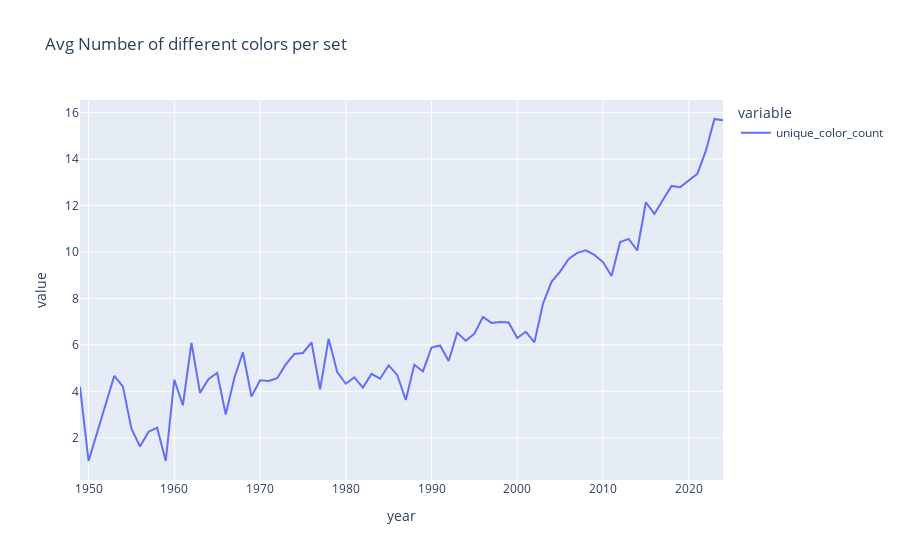

Here is the notebook cell this chart was saved with:
### Code cell
diff_colors_per_year.plot(title = 'Avg Number of different colors per set')

### Figure 1 — Plotly figure (JSON) as saved in the notebook; plotly's stock layout.template omitted (floating-point values rounded to 4 significant figures)
{"data": [{"hovertemplate": "variable=unique_color_count<br>year=%{x}<br>value=%{y}<extra></extra>", "legendgroup": "unique_color_count", "line": {"color": "#636efa", "dash": "solid"}, "marker": {"symbol": "circle"}, "mode": "lines", "name": "unique_color_count", "orientation": "v", "showlegend": true, "type": "scatter", "x": [1949, 1950, 1953, 1954, 1955, 1956, 1957, 1958, 1959, 1960, 1961, 1962, 1963, 1964, 1965, 1966, 1967, 1968, 1969, 1970, 1971, 1972, 1973, 1974, 1975, 1976, 1977, 1978, 1979, 1980, 1981, 1982, 1983, 1984, 1985, 1986, 1987, 1988, 1989, 1990, 1991, 1992, 1993, 1994, 1995, 1996, 1997, 1998, 1999, 2000, 2001, 2002, 2003, 2004, 2005, 2006, 2007, 2008, 2009, 2010, 2011, 2012, 2013, 2014, 2015, 2016, 2017, 2018, 2019, 2020, 2021, 2022, 2023, 2024], "xaxis": "x", "y": [4.2, 1, 4.667, 4.214, 2.394, 1.625, 2.263, 2.431, 1, 4.5, 3.4, 6.083, 3.933, 4.531, 4.789, 3, 4.577, 5.684, 3.771, 4.472, 4.442, 4.564, 5.159, 5.605, 5.65, 6.111, 4.087, 6.263, 4.828, 4.327, 4.6, 4.161, 4.75, 4.544, 5.115, 4.705, 3.627, 5.148, 4.855, 5.884, 5.972, 5.305, 6.522, 6.177, 6.481, 7.203, 6.947, 6.987, 6.96, 6.292, 6.562, 6.106, 7.77, 8.712, 9.154, 9.698, 9.962, 10.07, 9.875, 9.566, 8.963, 10.43, 10.56, 10.06, 12.14, 11.64, 12.25, 12.84, 12.78, 13.09, 13.36, 14.35, 15.72, 15.67], "yaxis": "y"}], "layout": {"legend": {"title": {"text": "variable"}, "tracegroupgap": 0}, "title": {"text": "Avg Number of different colors per set"}, "xaxis": {"anchor": "y", "domain": [0, 1], "title": {"text": "year"}}, "yaxis": {"anchor": "x", "domain": [0, 1], "title": {"text": "value"}}}}
